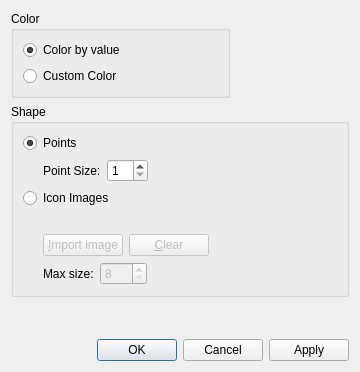
<?xml version="1.0" encoding="UTF-8"?>
<ui version="4.0">
 <class>GeoDataPointGroup_PropertyDialog</class>
 <widget class="QDialog" name="GeoDataPointGroup_PropertyDialog">
  <property name="geometry">
   <rect>
    <x>0</x>
    <y>0</y>
    <width>360</width>
    <height>372</height>
   </rect>
  </property>
  <property name="windowTitle">
   <string>Points Data Display Setting</string>
  </property>
  <layout class="QVBoxLayout" name="verticalLayout_4">
   <item>
    <layout class="QHBoxLayout" name="horizontalLayout_4">
     <item>
      <widget class="QGroupBox" name="colorGroupBox">
       <property name="title">
        <string>Color</string>
       </property>
       <layout class="QVBoxLayout" name="verticalLayout">
        <item>
         <widget class="QRadioButton" name="byValueRadioButton">
          <property name="locale">
           <locale language="English" country="UnitedStates"/>
          </property>
          <property name="text">
           <string>Color by value</string>
          </property>
          <property name="checked">
           <bool>true</bool>
          </property>
         </widget>
        </item>
        <item>
         <layout class="QHBoxLayout" name="horizontalLayout">
          <item>
           <widget class="QRadioButton" name="arbitraryRadioButton">
            <property name="text">
             <string>Custom Color</string>
            </property>
           </widget>
          </item>
          <item>
           <widget class="ColorEditWidget" name="colorEditWidget">
            <property name="minimumSize">
             <size>
              <width>50</width>
              <height>0</height>
             </size>
            </property>
           </widget>
          </item>
          <item>
           <spacer name="horizontalSpacer">
            <property name="orientation">
             <enum>Qt::Horizontal</enum>
            </property>
            <property name="sizeHint" stdset="0">
             <size>
              <width>40</width>
              <height>20</height>
             </size>
            </property>
           </spacer>
          </item>
         </layout>
        </item>
       </layout>
      </widget>
     </item>
     <item>
      <spacer name="horizontalSpacer_6">
       <property name="orientation">
        <enum>Qt::Horizontal</enum>
       </property>
       <property name="sizeHint" stdset="0">
        <size>
         <width>40</width>
         <height>20</height>
        </size>
       </property>
      </spacer>
     </item>
    </layout>
   </item>
   <item>
    <widget class="QGroupBox" name="shapeGroupBox">
     <property name="title">
      <string>Shape</string>
     </property>
     <layout class="QVBoxLayout" name="verticalLayout_3">
      <item>
       <widget class="QRadioButton" name="pointsRadioButton">
        <property name="text">
         <string>Points</string>
        </property>
        <property name="checked">
         <bool>true</bool>
        </property>
       </widget>
      </item>
      <item>
       <layout class="QHBoxLayout" name="horizontalLayout_2">
        <item>
         <spacer name="horizontalSpacer_3">
          <property name="orientation">
           <enum>Qt::Horizontal</enum>
          </property>
          <property name="sizeType">
           <enum>QSizePolicy::Fixed</enum>
          </property>
          <property name="sizeHint" stdset="0">
           <size>
            <width>20</width>
            <height>20</height>
           </size>
          </property>
         </spacer>
        </item>
        <item>
         <widget class="QLabel" name="pointSizeLabel">
          <property name="text">
           <string>Point Size:</string>
          </property>
         </widget>
        </item>
        <item>
         <widget class="QSpinBox" name="pointSizeSpinBox">
          <property name="minimum">
           <number>1</number>
          </property>
         </widget>
        </item>
        <item>
         <spacer name="horizontalSpacer_2">
          <property name="orientation">
           <enum>Qt::Horizontal</enum>
          </property>
          <property name="sizeHint" stdset="0">
           <size>
            <width>40</width>
            <height>20</height>
           </size>
          </property>
         </spacer>
        </item>
       </layout>
      </item>
      <item>
       <widget class="QRadioButton" name="imagesRadioButton">
        <property name="text">
         <string>Icon Images</string>
        </property>
       </widget>
      </item>
      <item>
       <layout class="QHBoxLayout" name="horizontalLayout_7">
        <item>
         <spacer name="horizontalSpacer_4">
          <property name="orientation">
           <enum>Qt::Horizontal</enum>
          </property>
          <property name="sizeType">
           <enum>QSizePolicy::Fixed</enum>
          </property>
          <property name="sizeHint" stdset="0">
           <size>
            <width>20</width>
            <height>20</height>
           </size>
          </property>
         </spacer>
        </item>
        <item>
         <layout class="QVBoxLayout" name="verticalLayout_2">
          <item>
           <widget class="QLabel" name="imageLabel">
            <property name="text">
             <string/>
            </property>
           </widget>
          </item>
          <item>
           <layout class="QHBoxLayout" name="horizontalLayout_3">
            <item>
             <widget class="QPushButton" name="importImageButton">
              <property name="enabled">
               <bool>false</bool>
              </property>
              <property name="text">
               <string>&amp;Import image</string>
              </property>
             </widget>
            </item>
            <item>
             <widget class="QPushButton" name="clearImageButton">
              <property name="enabled">
               <bool>false</bool>
              </property>
              <property name="text">
               <string>&amp;Clear</string>
              </property>
             </widget>
            </item>
            <item>
             <spacer name="horizontalSpacer_5">
              <property name="orientation">
               <enum>Qt::Horizontal</enum>
              </property>
              <property name="sizeHint" stdset="0">
               <size>
                <width>40</width>
                <height>20</height>
               </size>
              </property>
             </spacer>
            </item>
           </layout>
          </item>
          <item>
           <layout class="QHBoxLayout" name="horizontalLayout_5">
            <item>
             <widget class="QLabel" name="maxSizeLabel">
              <property name="text">
               <string>Max size:</string>
              </property>
             </widget>
            </item>
            <item>
             <widget class="QSpinBox" name="maxSizeSpinBox">
              <property name="enabled">
               <bool>false</bool>
              </property>
              <property name="minimum">
               <number>8</number>
              </property>
              <property name="maximum">
               <number>512</number>
              </property>
             </widget>
            </item>
            <item>
             <widget class="TooltipLabel" name="maxSizeHintLabel">
              <property name="toolTip">
               <string>When the width or height of the imported image is larger than Max size, the image is automatically shrinked so that the width or height becomes equal to the max size.</string>
              </property>
              <property name="text">
               <string/>
              </property>
             </widget>
            </item>
            <item>
             <spacer name="horizontalSpacer_8">
              <property name="orientation">
               <enum>Qt::Horizontal</enum>
              </property>
              <property name="sizeHint" stdset="0">
               <size>
                <width>40</width>
                <height>20</height>
               </size>
              </property>
             </spacer>
            </item>
           </layout>
          </item>
         </layout>
        </item>
       </layout>
      </item>
     </layout>
    </widget>
   </item>
   <item>
    <layout class="QHBoxLayout" name="horizontalLayout_6">
     <item>
      <widget class="TransparencyWidget" name="transparencyWidget" native="true"/>
     </item>
     <item>
      <spacer name="horizontalSpacer_7">
       <property name="orientation">
        <enum>Qt::Horizontal</enum>
       </property>
       <property name="sizeHint" stdset="0">
        <size>
         <width>40</width>
         <height>20</height>
        </size>
       </property>
      </spacer>
     </item>
    </layout>
   </item>
   <item>
    <spacer name="verticalSpacer">
     <property name="orientation">
      <enum>Qt::Vertical</enum>
     </property>
     <property name="sizeHint" stdset="0">
      <size>
       <width>20</width>
       <height>13</height>
      </size>
     </property>
    </spacer>
   </item>
   <item>
    <widget class="QDialogButtonBox" name="buttonBox">
     <property name="orientation">
      <enum>Qt::Horizontal</enum>
     </property>
     <property name="standardButtons">
      <set>QDialogButtonBox::Apply|QDialogButtonBox::Cancel|QDialogButtonBox::Ok</set>
     </property>
    </widget>
   </item>
  </layout>
 </widget>
 <customwidgets>
  <customwidget>
   <class>ColorEditWidget</class>
   <extends>QLabel</extends>
   <header>guibase/widget/coloreditwidget.h</header>
   <container>1</container>
  </customwidget>
  <customwidget>
   <class>TransparencyWidget</class>
   <extends>QWidget</extends>
   <header>guibase/widget/transparencywidget.h</header>
   <container>1</container>
  </customwidget>
  <customwidget>
   <class>TooltipLabel</class>
   <extends>QLabel</extends>
   <header>guibase/tooltiplabel.h</header>
  </customwidget>
 </customwidgets>
 <resources/>
 <connections>
  <connection>
   <sender>buttonBox</sender>
   <signal>accepted()</signal>
   <receiver>GeoDataPointGroup_PropertyDialog</receiver>
   <slot>accept()</slot>
   <hints>
    <hint type="sourcelabel">
     <x>254</x>
     <y>362</y>
    </hint>
    <hint type="destinationlabel">
     <x>157</x>
     <y>274</y>
    </hint>
   </hints>
  </connection>
  <connection>
   <sender>buttonBox</sender>
   <signal>rejected()</signal>
   <receiver>GeoDataPointGroup_PropertyDialog</receiver>
   <slot>reject()</slot>
   <hints>
    <hint type="sourcelabel">
     <x>254</x>
     <y>362</y>
    </hint>
    <hint type="destinationlabel">
     <x>286</x>
     <y>274</y>
    </hint>
   </hints>
  </connection>
  <connection>
   <sender>pointsRadioButton</sender>
   <signal>toggled(bool)</signal>
   <receiver>pointSizeSpinBox</receiver>
   <slot>setEnabled(bool)</slot>
   <hints>
    <hint type="sourcelabel">
     <x>73</x>
     <y>130</y>
    </hint>
    <hint type="destinationlabel">
     <x>138</x>
     <y>157</y>
    </hint>
   </hints>
  </connection>
  <connection>
   <sender>imagesRadioButton</sender>
   <signal>toggled(bool)</signal>
   <receiver>importImageButton</receiver>
   <slot>setEnabled(bool)</slot>
   <hints>
    <hint type="sourcelabel">
     <x>46</x>
     <y>180</y>
    </hint>
    <hint type="destinationlabel">
     <x>122</x>
     <y>230</y>
    </hint>
   </hints>
  </connection>
  <connection>
   <sender>imagesRadioButton</sender>
   <signal>toggled(bool)</signal>
   <receiver>maxSizeSpinBox</receiver>
   <slot>setEnabled(bool)</slot>
   <hints>
    <hint type="sourcelabel">
     <x>43</x>
     <y>175</y>
    </hint>
    <hint type="destinationlabel">
     <x>140</x>
     <y>258</y>
    </hint>
   </hints>
  </connection>
  <connection>
   <sender>imagesRadioButton</sender>
   <signal>toggled(bool)</signal>
   <receiver>clearImageButton</receiver>
   <slot>setEnabled(bool)</slot>
   <hints>
    <hint type="sourcelabel">
     <x>35</x>
     <y>174</y>
    </hint>
    <hint type="destinationlabel">
     <x>149</x>
     <y>222</y>
    </hint>
   </hints>
  </connection>
 </connections>
</ui>
